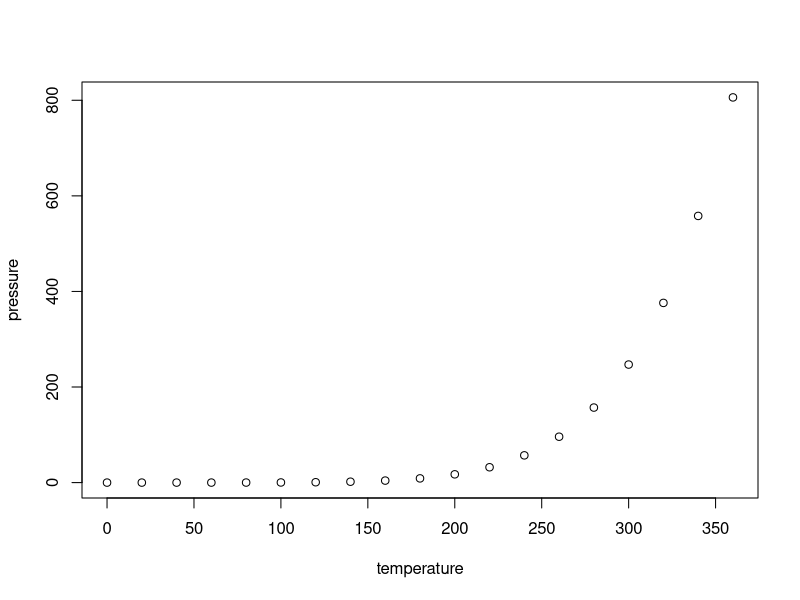
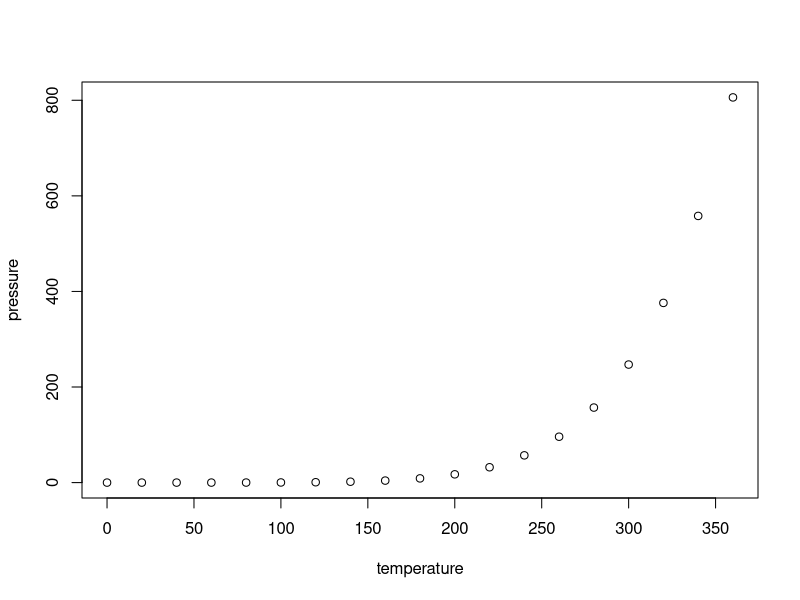
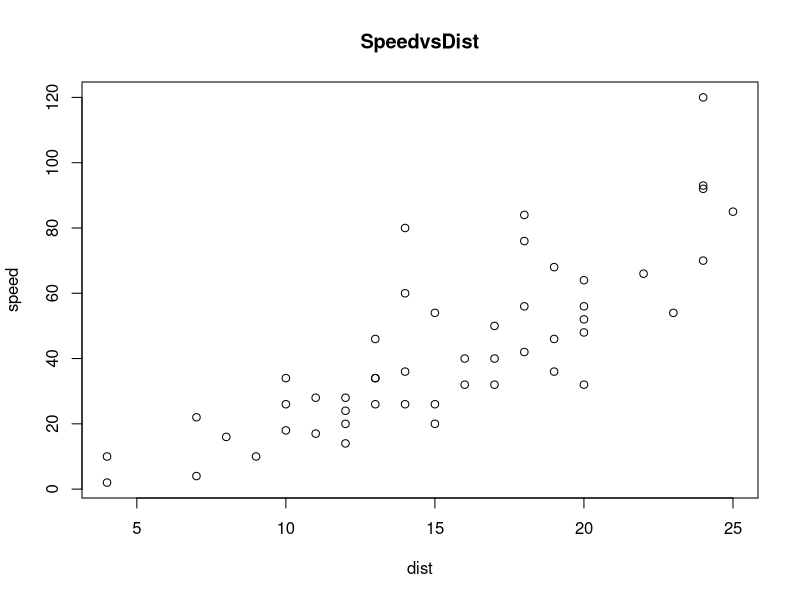

These figures' R source, in order:
## ---- chunk 1
help(plot)
## ---- chunk 2
rm(list=ls())
## ---- chunk 3
a <- 3
## ---- chunk 4
print("my first code block")
## ---- chunk 5
plot(pressure)
## ---- chunk 6
plot(pressure)
## ---- chunk 7
a <- 3
b <- 5
a
b
a <- 2
b <- 6
print(a)
print(b)
## ---- chunk 8
# math Operations
a <- 2
b <- 4
2 + 3 # add
3 - 1 # subtract
a * 2 # multiply
b / 2 # divide
b %% a # modulo (remainder)
a ^ b # exponents
a ** b # also exponents

# storing results
print("storing results")
c <- a ** b
c
d <- b %% a
d
e <- c * d
a <- e

# comparisons
a < b
a != b
e != a
## ---- chunk 9
hello <- function(input) {
  print(paste("hello", input))
}
## ---- chunk 10
paste
## ---- chunk 11
hello <- function(input="nobody") {
  print(paste("hello", input))
}
# default
hello()

# new
hello("harry")
hello("potter")
## ---- chunk 12
help(paste)
## ---- chunk 13
?paste
## ---- chunk 14
a <- c(3)
aPrime <- 3
a == aPrime
b <- c(1,2,3)
a
b
## ---- chunk 15
c(1,2,3,4) == c(1,c(2,c(3,4)))
## ---- chunk 16
# returns 2nd value of b
b[2]
# a has only one value so returns NA
a[2]
## ---- chunk 17
b[b>2]
## ---- chunk 18
c <- c(3,4,5)
a + c
a + b
a * b
c / b
## ---- chunk 19
x <- list(1:3, "a","b", c("c", "d"), list(1,2,3))
x
## ---- chunk 20
a <- x[[1]]
b <- x[[2]]
c <- x[[3]]
d <- x[[4]]
e <- x[[5]]
a
b
c
d
e
y <- list(a,b,c,d,e)
## ---- chunk 21
myMatrix <- matrix(1:15, nrow=5, ncol=3)
myMatrix
## ---- chunk 22
myMatrix[2,3]
myMatrix[2,]
myMatrix[,3]
## ---- chunk 23
# build frame
df <- data.frame(x=1:4, y=c("a","b","c","d"), stringsAsFactors = FALSE)

# add column
col <- c(4,6,8,10)
df <- cbind(df, col)

# add row
row <- c("a", "b", "c")
rbind(df, row)

# name columns
colnames(df) <- c("col1", "col2", "col3")

# return first column
df$col1

# return second row
df[2,]

# return second through fourth row
df[2:4,]
## ---- chunk 24
plot(cars$speed, cars$dist, main="SpeedvsDist", xlab = "dist", ylab = "speed")
## ---- chunk 25
set.seed(100)
rda <- rnorm(50, 0, 1)
rda
## ---- chunk 26
#install.packages("dplyr", "ggplot2")
library(dplyr)
library(ggplot2)
## ---- chunk 27
two <- rnorm(100,0,1)
## ---- chunk 28
# code below
#-------------------------


#------------------------
## ---- chunk 29
# code below
#-------------------------


#------------------------
## ---- chunk 30
# code below
#-------------------------


#------------------------
## ---- chunk 31
# code below
#-------------------------


#------------------------
## ---- chunk 32
# code below
#-------------------------


#------------------------
## ---- chunk 33
# code below
#-------------------------


#------------------------
## ---- chunk 34
# code below
#-------------------------


#------------------------
## ---- chunk 35
# code below
#-------------------------


#------------------------
## ---- chunk 36
# code below
#-------------------------


#------------------------
